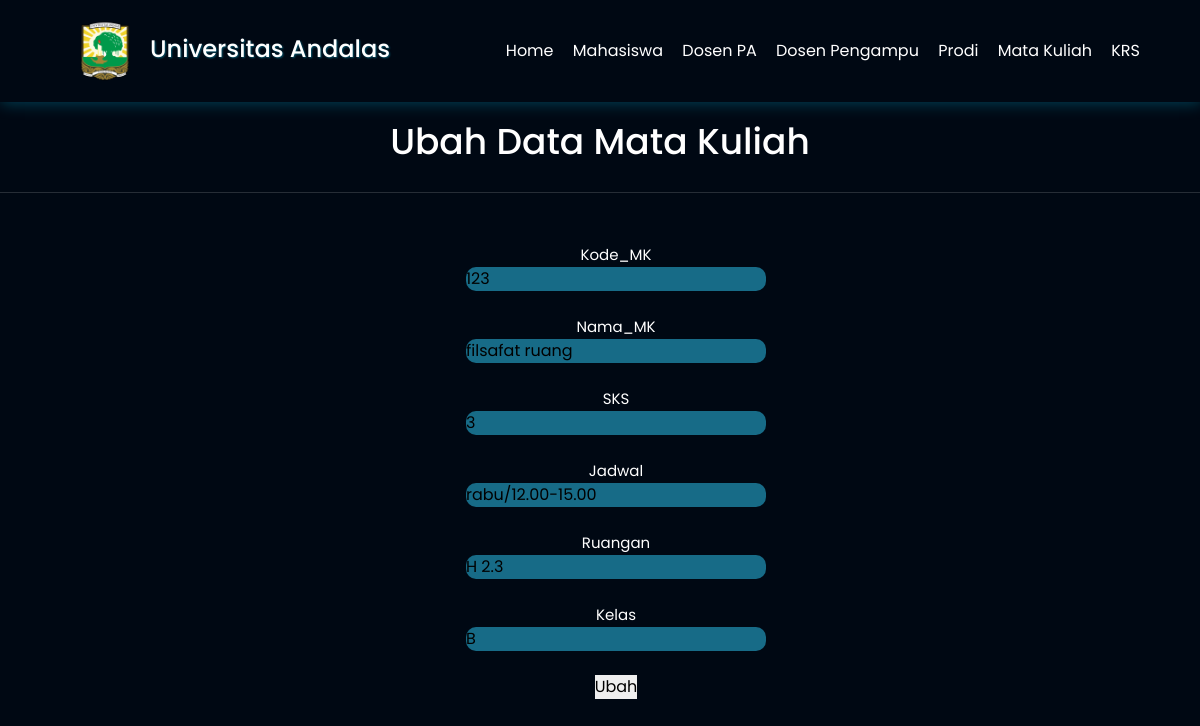
Page /mataKuliah/ubah.php?Kode_MK=123 on the committed database.
### tables this page shows
CREATE TABLE `matakuliah` (
  `Kode_MK` varchar(20) NOT NULL,
  `Nama_MK` varchar(25) DEFAULT NULL,
  `SKS` int(1) DEFAULT NULL,
  `Jadwal` varchar(25) DEFAULT NULL,
  `Ruangan` varchar(5) DEFAULT NULL,
  `Kelas` char(1) DEFAULT NULL
);

### mataKuliah/function.php (called while the page is built, shortened)
<?php
$conn = mysqli_connect("localhost", "root", "", "rencanastudijuga");
function query($query)
{
    global $conn;
    $result = mysqli_query($conn, $query);
    $rows = [];
    while ($row = mysqli_fetch_assoc($result)) {
        $rows[] = $row;
    }
    return $rows;
}
?>

### mataKuliah/ubah.php (the view, shortened to what this page needs)
<?php
require 'function.php';
$Kode_MK = $_GET["Kode_MK"];
$mhs = query("SELECT * FROM matakuliah WHERE Kode_MK = $Kode_MK")[0];
?>
<!DOCTYPE html>
<html lang="en">
<head>
    <link href="https://cdn.jsdelivr.net/npm/bootstrap@5.3.0/dist/css/bootstrap.min.css" rel="stylesheet"
 />
    <link href="https://unpkg.com/boxicons@2.1.4/css/boxicons.min.css" rel="stylesheet" />
    <link rel="stylesheet" href="ubah.css?v=<?php echo time(); ?>" />
</head>
<body>
    <nav class="navbar">
        <div class="navbarKiri">
            <img src="../img/unand.png" alt="gambarUnand" />
            <p>Universitas Andalas</p>
        </div>
        <div class="navbarKanan">
            <a href="../home.php">Home</a>
            <a href="../tabMahasiswa/mahasiswa.php">Mahasiswa</a>
            <a href="../dosenPA/Dosen_PA.php">Dosen PA</a>
            <a href="../dosen/dosen.php">Dosen Pengampu</a>
            <a href="../prodi/prodi.php">Prodi</a>
            <a href="mataKuliah.php">Mata Kuliah</a>
            <a href="../krs/krs.php">KRS</a>
        </div>
    </nav>
    <h1>Ubah Data Mata Kuliah</h1>
    <form action="" method="post">
        <ul>
            <li>
                <label for="Kode_MK">Kode_MK</label><br>
                <input type="text" name="Kode_MK" id="Kode_MK" require value="<?= $mhs["Kode_MK"]; ?>">
            </li>
            <br>
            <li>
                <label for="Nama_MK">Nama_MK</label><br>
                <input type="text" name="Nama_MK" id="Nama_MK" require value="<?= $mhs["Nama_MK"]; ?>">
            </li>
            <br>
            <li>
                <label for="SKS">SKS</label><br>
                <input type="text" name="SKS" id="SKS" require value="<?= $mhs["SKS"]; ?>">
            </li>
            <br>
            <li>
                <label for="Jadwal">Jadwal</label><br>
                <input type="text" name="Jadwal" id="Jadwal" require value="<?= $mhs["Jadwal"]; ?>">
            </li>
            <br>
            <li>
                <label for="Ruangan">Ruangan</label><br>
                <input type="text" name="Ruangan" id="Ruangan" require value="<?= $mhs["Ruangan"]; ?>">
            </li>
            <br>
            <li>
                <label for="Kelas">Kelas</label><br>
                <input type="text" name="Kelas" id="Kelas" require value="<?= $mhs["Kelas"]; ?>">
            </li>
            <br>
            <li>
                <button type="submit" name="submit">Ubah</button>
            </li>
        </ul>
    </form>
</body>
</html>

### mataKuliah/ubah.css (style rules this page uses)
* { margin: 0; padding: 0; box-sizing: border-box; outline: none; border: none; text-decoration: none; }
body { font-family: "Poppins", sans-serif; background-color: #000813; color: white; text-align: center; }
:root { --one: #001c30; --two: #176b87; --three: #64ccc5; --four: #dafffb; --oren: #d7a464; }
h1 { text-align: center; line-height: 60px; margin-top: 10px; margin-bottom: 50px; padding-bottom: 20px; border-bottom: 1px solid rgba(250, 250, 250, 0.15); font-size: 36px; font-weight: 500; color: #ffffff; }
.navbar { display: flex; padding: 17px 5%; color: white; box-shadow: 1px 1px 15px rgba(0, 204, 250, 0.3); }
.navbar .navbarKiri { display: flex; align-items: center; font-weight: 500; font-size: 1.5rem; }
.navbar .navbarKiri img { width: 90px; }
.navbar .navbarKiri p { margin-top: 13px; text-shadow: 1px 1px 2px #07d2ff5c; }
.navbarKanan a { display: inline-block; color: white; text-decoration: none; margin-left: 15px; cursor: pointer; }
form ul li { list-style: none; }
form ul li input { background-color: #176b87; border-radius: 10px; width: 300px; }
form ul li label { text-align: center; font-size: 15px; }

### rows in the picture
matakuliah: Kode_MK "123", Nama_MK "filsafat ruang", SKS "3", Jadwal "rabu/12.00-15.00", Ruangan "H 2.3", Kelas "B"
